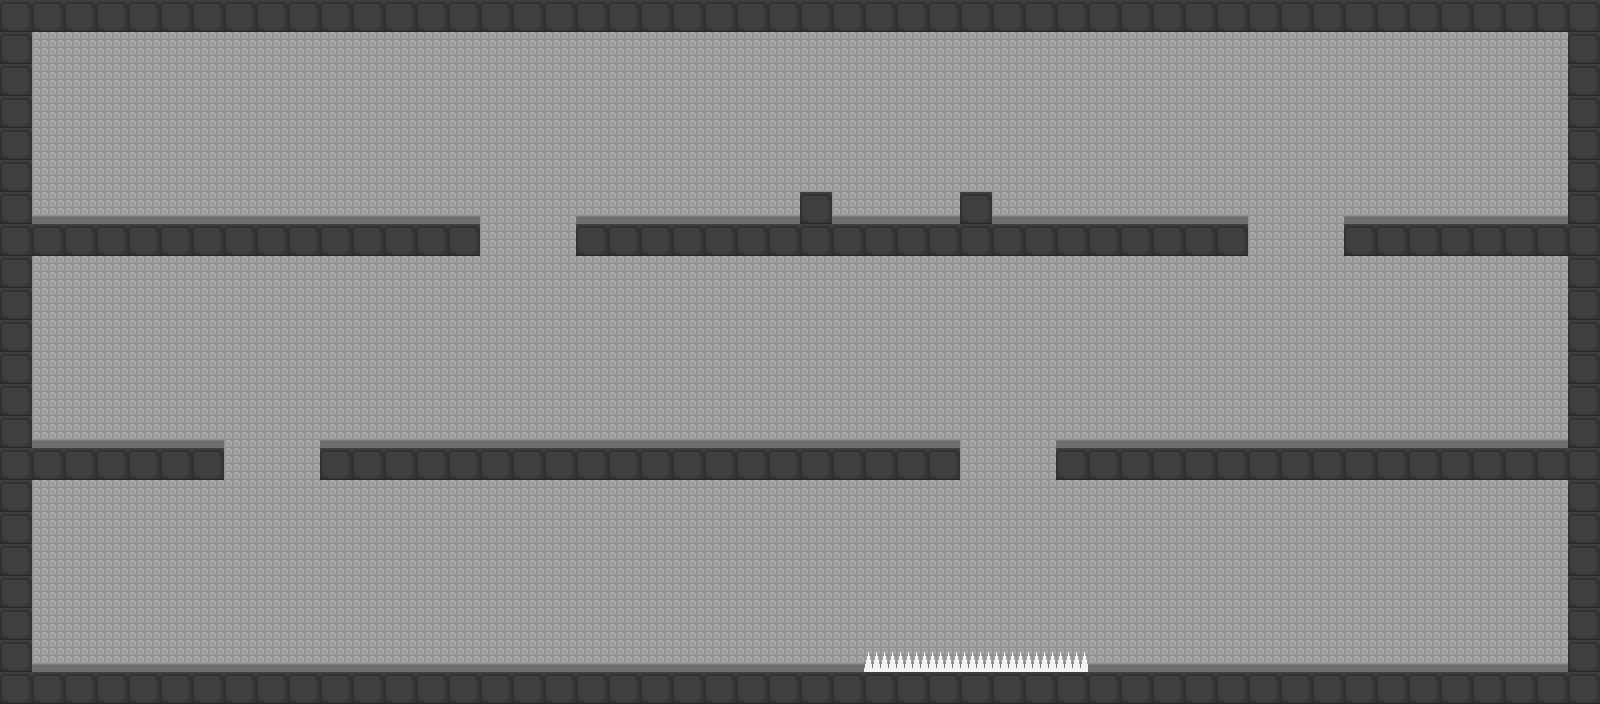

The image is a tile-based game level rendered from a .tmx file. Its description and source (layers, tilesets, objects; grid data summarised) follow:
An orthogonal 50x22 tile map with 32x32 px tiles, 2 tile layers (Background, Foreground) and 34 objects (9x light, 2x lasergrid, 2x turret, 2x goon, exitpoint, ...).

<map version="1.0" orientation="orthogonal" renderorder="right-down" width="50" height="22" tilewidth="32" tileheight="32" nextobjectid="60">
 <tileset firstgid="1" name="tiles" tilewidth="32" tileheight="32" tilecount="4" columns="0">
  <tile id="0">
   <image width="32" height="32" source="../tiles/tileWall.png" />
  </tile>
  <tile id="1">
   <image width="32" height="32" source="../tiles/tileBG.png" />
  </tile>
  <tile id="3">
   <image width="32" height="32" source="../tiles/tileSpikes.png" />
  </tile>
  <tile id="4">
   <image width="32" height="32" source="../tiles/tileBGbot.png" />
  </tile>
 </tileset>
 <layer name="Background" width="50" height="22">
  <data>[1100 cells, 982 non-empty, 2 distinct tile ids]</data>
 </layer>
 <layer name="Foreground" width="50" height="22">
  <data>[1100 cells, 233 non-empty, 2 distinct tile ids]</data>
 </layer>
 <objectgroup name="collision">
  <object id="1" x="0" y="0" width="1600" height="32" />
  <object id="7" x="0" y="224" width="480" height="32" />
  <object id="8" x="0" y="32" width="32" height="192" />
  <object id="9" x="576" y="224" width="672" height="32" />
  <object id="11" x="1344" y="224" width="256" height="32" />
  <object id="12" x="1568" y="32" width="32" height="192" />
  <object id="13" x="0" y="256" width="32" height="192" />
  <object id="14" x="0" y="448" width="224" height="32" />
  <object id="15" x="320" y="448" width="640" height="32" />
  <object id="16" x="1056" y="448" width="544" height="32" />
  <object id="17" x="1568" y="256" width="32" height="192" />
  <object id="18" x="0" y="480" width="32" height="192" />
  <object id="19" x="0" y="672" width="1600" height="32" />
  <object id="20" x="1568" y="480" width="32" height="192" />
  <object id="45" x="800" y="192" width="32" height="32" />
  <object id="46" x="960" y="192" width="32" height="32" />
 </objectgroup>
 <objectgroup name="objects">
  <object id="24" name="exitpoint" x="1472" y="128" width="64" height="96" />
  <object id="41" name="lasergrid" x="384" y="256" width="32" height="192" />
  <object id="42" name="turret" x="496" y="592">
   <properties>
    <property name="fixed" type="bool" value="false" />
    <property name="fixedAngle" type="float" value="180" />
    <property name="range" type="float" value="800" />
    <property name="rotationSpeed" type="float" value="1.5" />
    <property name="waitTime" type="float" value="1" />
   </properties>
   <polygon points="16,16 -16,80 48,80" />
  </object>
  <object id="43" name="turret" x="528" y="592">
   <properties>
    <property name="fixed" type="bool" value="false" />
    <property name="fixedAngle" type="float" value="0" />
    <property name="range" type="float" value="800" />
    <property name="rotationSpeed" type="float" value="1.5" />
    <property name="waitTime" type="float" value="1" />
   </properties>
   <polygon points="16,16 -16,80 48,80" />
  </object>
  <object id="44" name="lasergrid" x="1152" y="256" width="32" height="192" />
  <object id="47" name="lava" x="832" y="200" width="128" height="24" />
  <object id="48" name="goon" x="320" y="144">
   <ellipse />
  </object>
  <object id="58" name="spikes" x="864" y="656" width="224" height="16" />
  <object id="59" name="goon" x="688" y="400">
   <ellipse />
  </object>
 </objectgroup>
 <objectgroup name="lights">
  <object id="49" name="light" x="144" y="264">
   <ellipse />
  </object>
  <object id="50" name="light" x="1456" y="40">
   <ellipse />
  </object>
  <object id="51" name="light" x="816" y="40">
   <ellipse />
  </object>
  <object id="52" name="light" x="144" y="488">
   <ellipse />
  </object>
  <object id="53" name="light" x="816" y="264">
   <ellipse />
  </object>
  <object id="54" name="light" x="816" y="488">
   <ellipse />
  </object>
  <object id="55" name="light" x="144" y="40">
   <ellipse />
  </object>
  <object id="56" name="light" x="1456" y="488">
   <ellipse />
  </object>
  <object id="57" name="light" x="1456" y="264">
   <ellipse />
  </object>
 </objectgroup>
</map>
